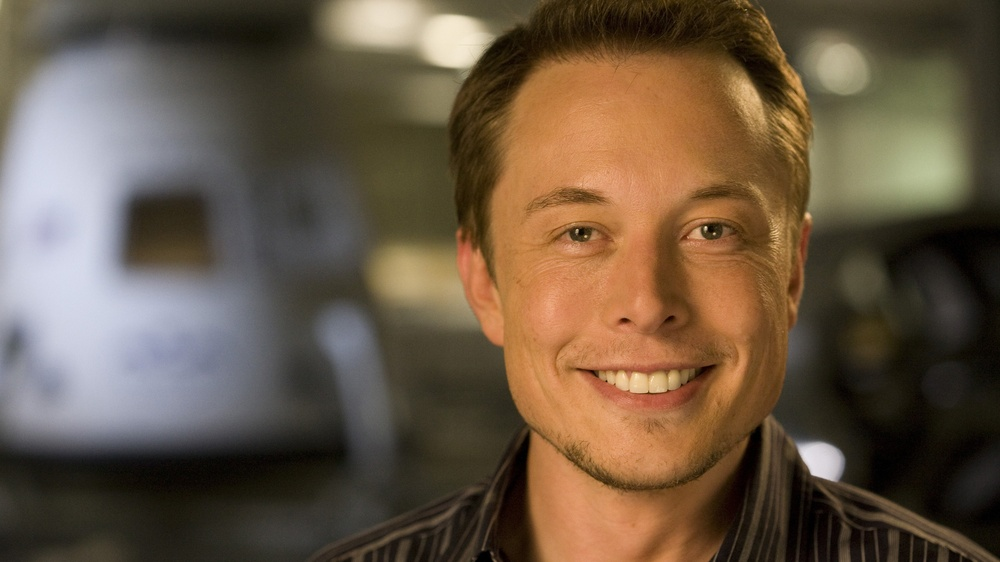
#> input picture elon.jpg, 1000 x 562 px, shrunk from 2560 x 1440 before the run, given in place of the camera
$ python 'Deteksi Bentuk Objek dari Warna Menggunakan Kontur.py.py'
#> lines starting #> are read from the running program, lines starting #| are printed output that depends on the picture; after the words box and inside, x2 and y2 are one past the last pixel; in counts of white or black regions, pixels touching at a corner belong together
import cv2
import numpy as np

kameraSource = cv2.VideoCapture(0)

while True:
    ret, kamera = kameraSource.read()
#> kamera is the input picture: shape (562, 1000, 3); mean B, G, R 68.8, 87.7, 105

    if not ret:
        break

    hsv = cv2.cvtColor(kamera, cv2.COLOR_BGR2HSV)
#> hsv: shape (562, 1000, 3); mean H, S, V 36.2, 101, 107.6

    # Mengambil sampel warna orange
    lower_orange = np.array([10, 100, 100])
    upper_orange = np.array([25, 255, 255])

    # Membuat mask
    mask = cv2.inRange(hsv, lower_orange, upper_orange)
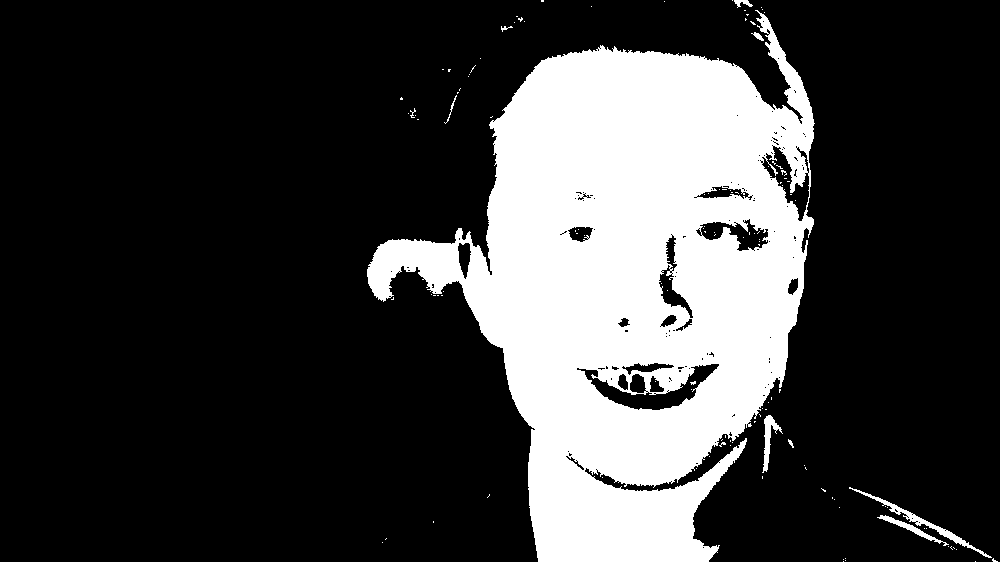
#> mask: shape (562, 1000); 23.8% white; 123 white regions (113 under 20 px)

    # Menghaluskan Mask
    mask = cv2.GaussianBlur(mask, (7,7), 0)
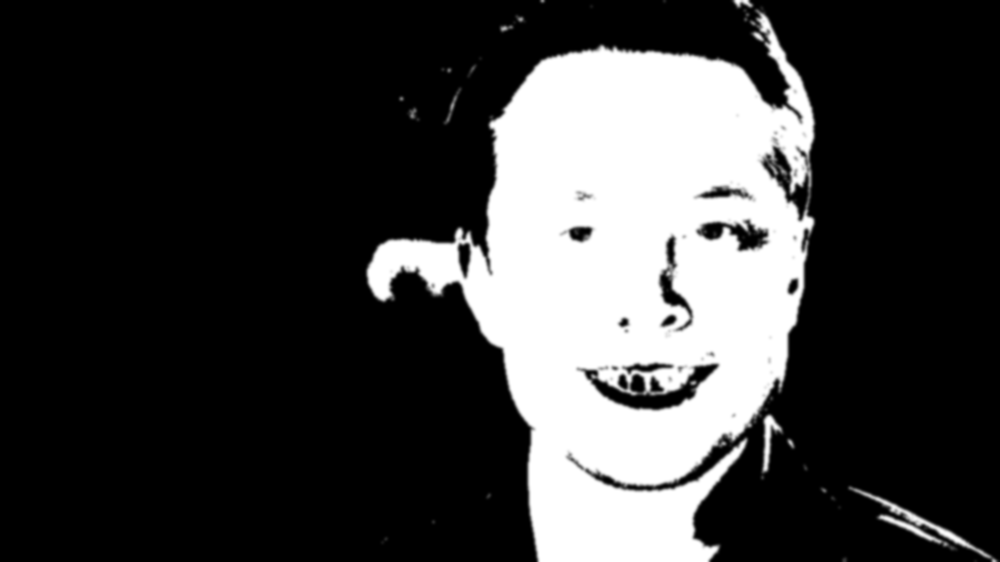
#> mask: shape (562, 1000); min 0, max 255, mean 60.6

    # Menemukan kontur
    contours, _ = cv2.findContours(mask, cv2.RETR_TREE, cv2.CHAIN_APPROX_SIMPLE)
#> contours = 59 contours, 28 with area under 20; largest, box (x1, y1, x2, y2) and area: (364, 0, 818, 562) 148544, (846, 484, 1000, 562) 2696, (597, 383, 691, 408) 737, (441, 85, 464, 127) 330, (498, 13, 528, 35) 295

    for cnt in contours:

        #melewati contours kecil
        if cv2.contourArea(cnt) < 1000:
            continue

        # Mengambil gambar kontur
        approx = cv2.approxPolyDP(cnt, 0.04 * cv2.arcLength(cnt, True), True)
        x,y,w,h = cv2.boundingRect(approx)

        # Deteksi bentuk
        bentuk = "tidak diketahui"
        sisi = len(approx)

        if sisi == 3:
            bentuk = "segitiga"

        elif sisi == 4:
            bentuk = "persegi"

        elif sisi > 4:
            bentuk = "lingkaran"

        # Gambar kotak dan teks
        cv2.drawContours(kamera, [approx], 0, (0, 255, 0), 3)
        cv2.putText(kamera, bentuk, (x, y - 10), cv2.FONT_HERSHEY_SIMPLEX, 0.8, (0, 255, 255), 2)
#> this loop made 59 passes
#> (approx, x, y, w, h, bentuk, sisi) on passes 9, 19: ([[846, 485], [877, 521], [999, 561]], 846, 485, 154, 77, 'segitiga', 3), ([[763, 4], [365, 263], [535, 561], [796, 449]], 365, 4, 432, 558, 'persegi', 4)
#> cnt on passes 10, 20, 21, 25, 31, 36: [[931, 532], [932, 531], [933, 532], [932, 533]], [[681, 481], [682, 480], [683, 481], [682, 482]], [[608, 481], [609, 480], [610, 481], [609, 482]], [[784, 436], [785, 435], [786, 436], [785, 437]], [[667, 321], [668, 320], [669, 321], [668, 322]], [[662, 278], [663, 277], [664, 278], [663, 279]]
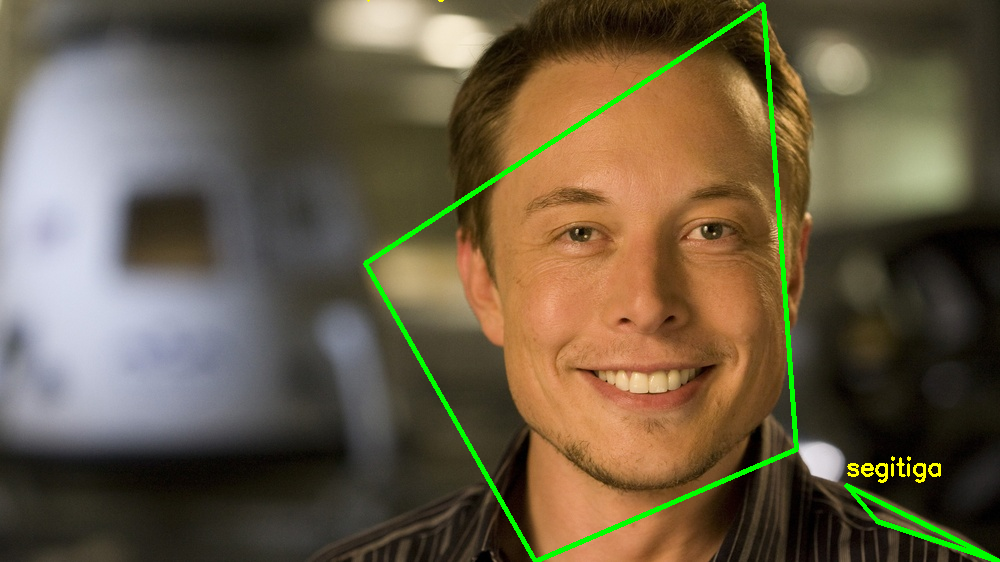
#> kamera: shape (562, 1000, 3); 1.81% of pixels changed, all inside (x1, y1, x2, y2) = (363, 0, 1000, 562)

    # Tampilkan hasil
    cv2.imshow("Deteksi Bentuk Objek dari Warna", kamera)
    cv2.imshow("Mask", mask)

    # Tombol ESC untuk keluar
    key = cv2.waitKey(1)
#> (key q is pressed here)
    if key == ord('q'):
        break

kameraSource.release()
cv2.destroyAllWindows()

$ run again, on messi1.jpg
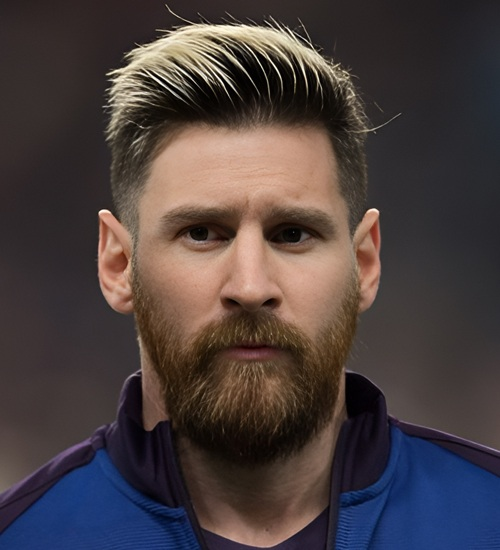
#> input picture messi1.jpg, 500 x 550 px, given in place of the camera
#> kamera is the input picture: shape (550, 500, 3); mean B, G, R 63, 63, 73.5
#> hsv: shape (550, 500, 3); mean H, S, V 62, 84.5, 82.3
#> `mask = cv2.GaussianBlur(mask, (7,7), 0)`:
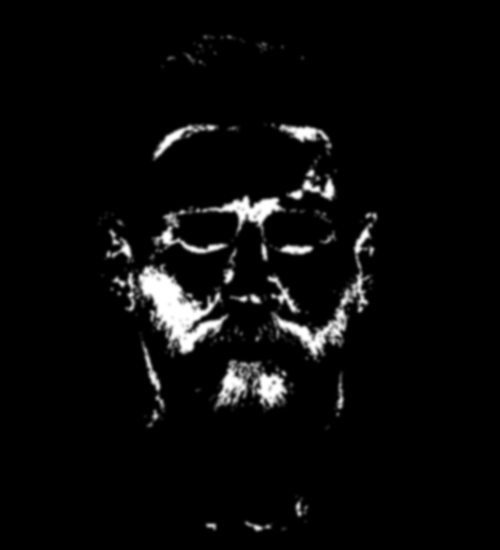
#> mask: shape (550, 500); min 0, max 255, mean 10.1
#> contours = 45 contours, 15 with area under 20; largest, box (x1, y1, x2, y2) and area: (102, 193, 316, 360) 13665, (227, 210, 380, 365) 6198, (207, 357, 296, 415) 3460, (174, 213, 237, 246) 1472, (284, 153, 339, 203) 1288
#> the loop `for cnt in contours:` made 45 passes
#> (approx, x, y, w, h, bentuk, sisi) on pass 35: ([[220, 124], [172, 128], [150, 161]], 150, 124, 71, 38, 'segitiga', 3)
#> after the loop `for cnt in contours:`:
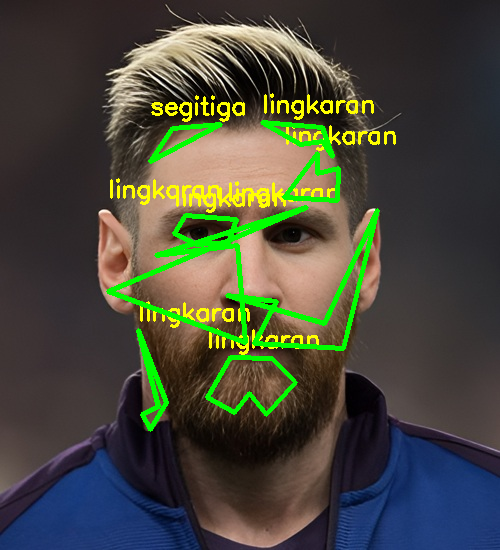
#> kamera: shape (550, 500, 3); 6.03% of pixels changed, all inside (x1, y1, x2, y2) = (106, 93, 396, 432)
